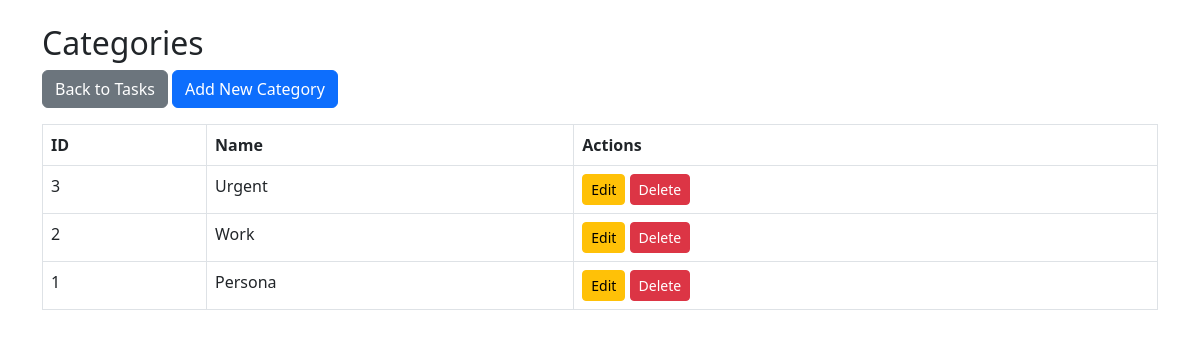
/categories.php, run on the app's committed database.
### tables this page shows
CREATE TABLE `categories` (
  `id` int(11) NOT NULL,
  `name` varchar(50) NOT NULL
);

### categories.php (the view, shortened to what this page needs)
<?php include 'config.php'; ?>
<!DOCTYPE html>
<html>
<head>
    <link rel="stylesheet" href="https://cdn.jsdelivr.net/npm/bootstrap@5.3.0/dist/css/bootstrap.min.css">
</head>
<body class="container py-4">
<h2>Categories</h2>
<a href="index.php" class="btn btn-secondary mb-3">Back to Tasks</a>
<a href="add_category.php" class="btn btn-primary mb-3">Add New Category</a>
<table class="table table-bordered">
    <tr>
        <th>ID</th><th>Name</th><th>Actions</th>
    </tr>
    <?php
    $cats = $conn->query("SELECT * FROM categories ORDER BY id DESC");
    while ($row = $cats->fetch_assoc()):
    ?>
    <tr>
        <td><?= $row['id'] ?></td>
        <td><?= htmlspecialchars($row['name']) ?></td>
        <td>
            <a href="edit_category.php?id=<?= $row['id'] ?>" class="btn btn-sm btn-warning">Edit</a>
            <a href="delete_category.php?id=<?= $row['id'] ?>" class="btn btn-sm btn-danger" onclick="return confirm('Delete category?')">Delete</a>
        </td>
    </tr>
    <?php endwhile; ?>
</table>
</body>
</html>

### data on the page
categories: id "3", name "Urgent"
categories: id "2", name "Work"
categories: id "1", name "Persona"
